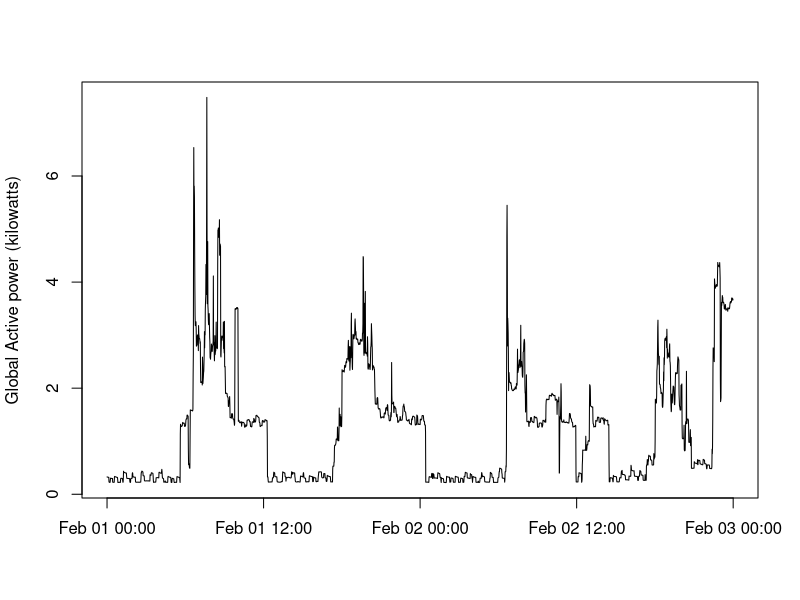

This figure's R source:
#for plot 2

plot2<-function()
{
subtemp<-read.table("sub_household_power_comsuption.txt",sep=",",header=T) #always re-read it so each segment can be run independently
mydf<-data.frame(subtemp)
gap<-(mydf$Global_active_power)
ngap<-as.numeric(as.character(gap))
ngap<-na.omit(ngap)
windows()
a<-paste(subtemp$Date,subtemp$Time)
b<-paste(as.Date(a,"%d/%m/%Y"),subtemp$Time)
wd<-weekdays(as.Date(mydf$Date))
br<-as.POSIXct(b)
plot(br,ngap,type="l",ylab="Global Active power (kilowatts)",xlab="")
dev.copy(png,file="plot2.png")
dev.off()
}

plot2()